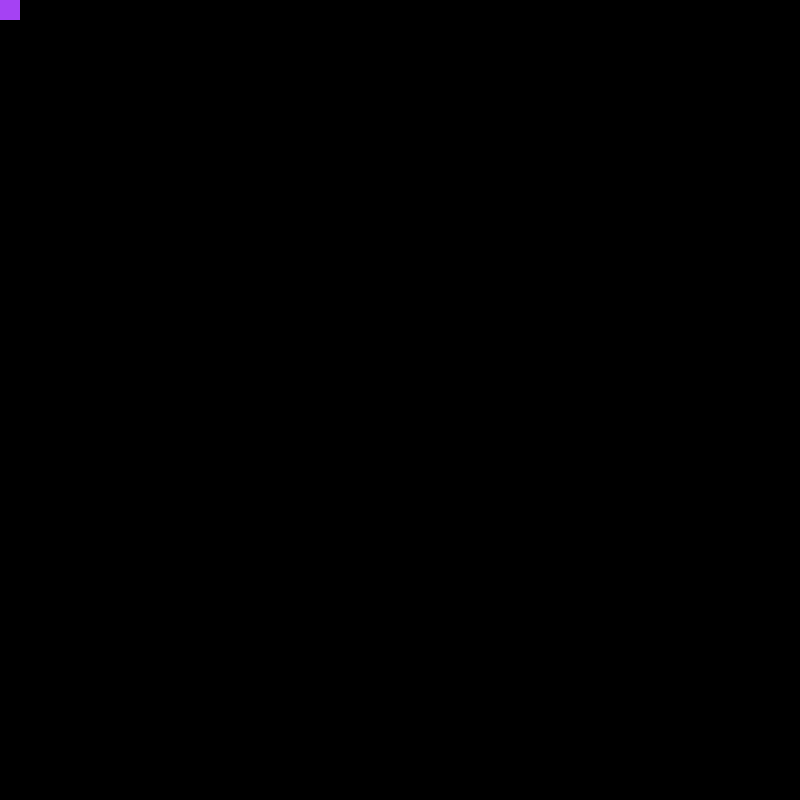
Frame 1 (no input)
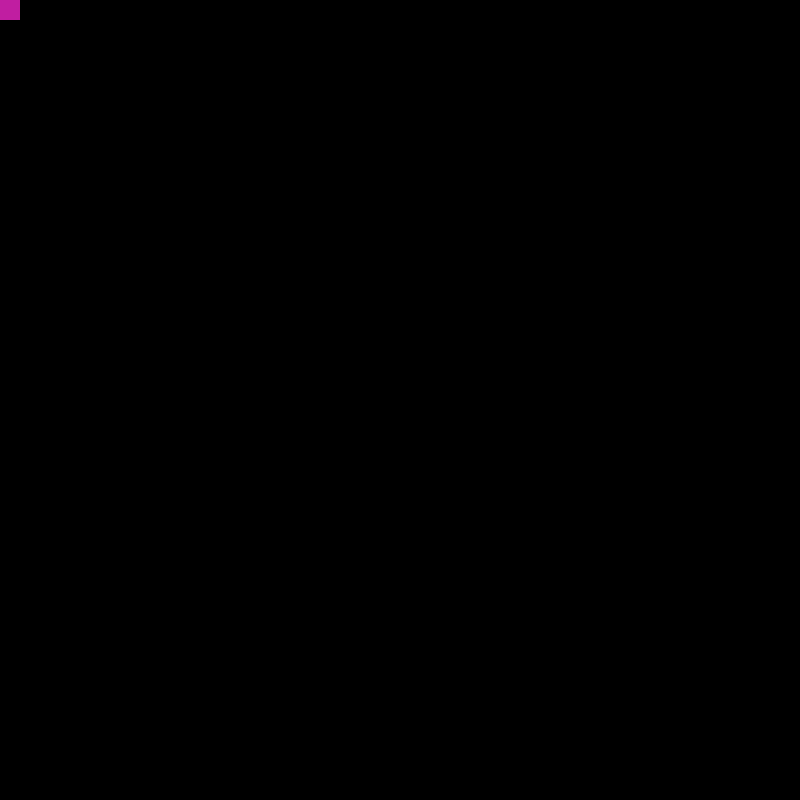
Frame 60 (the mouse pressed at the canvas centre just before this capture)
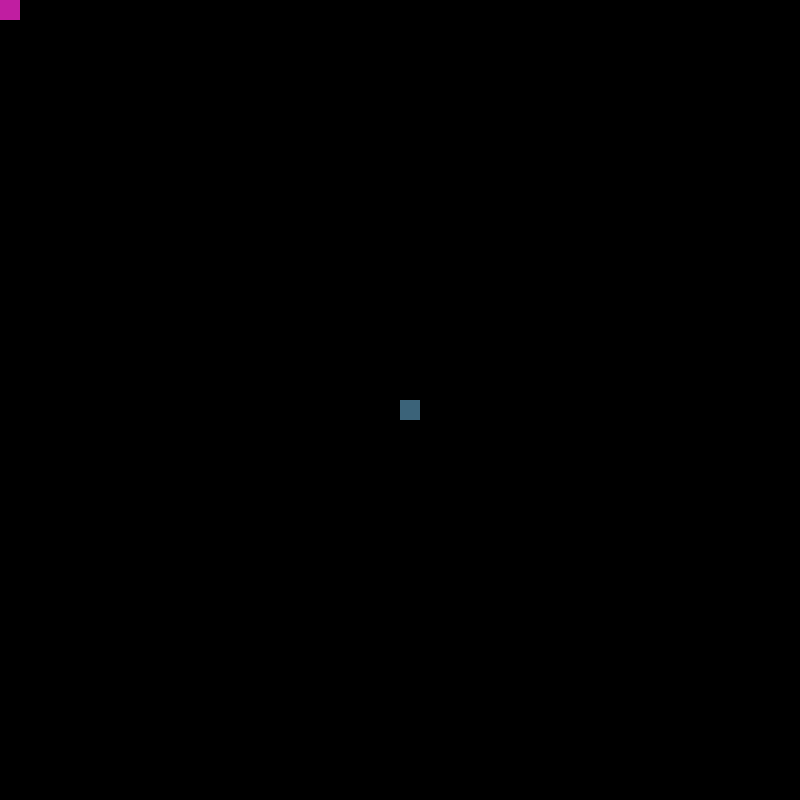
Frame 120 (the mouse held since frame 60 and released just before this capture)

The Processing sketch that drew these frames (run headless with seeded random() and noise(); from frame 60 on, the mouse is pressed at the canvas centre):

// Processing sketch: h012_3
// ── h012_3.pde


void setup(){
  size(800,800);
  background(0,0,0);
  noStroke();
}

void draw(){
  //
  int r = floor(random(256));
  int g = floor(random(256));
  int b = floor(random(256));
  fill(r,g,b);
  rect(mouseX,mouseY,20,20);
}

void mouseMoved(){
  int r = mouseX;
  int b = mouseX + mouseY;
  int g = mouseY;
  fill(r,g,b);
  rect(mouseX, mouseY,20,20);

}

void mousePressed(){
 
}
